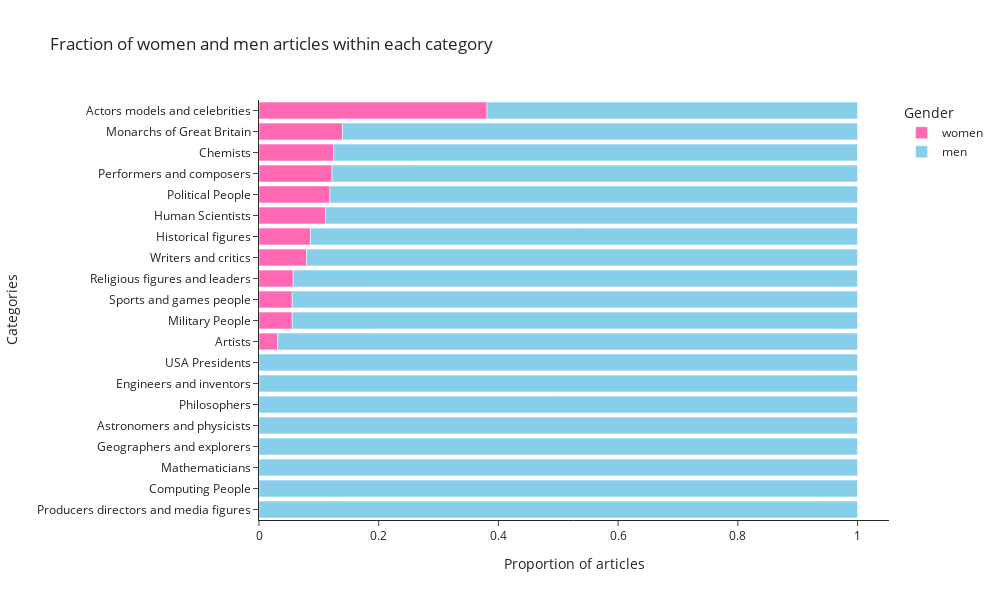

The notebook cell saved with this chart:
### Markdown cell above
#### **Plot 2**

### Code cell
women_count = people[people['gender'] == "female"]["category"].count()
men_count = people[people['gender'] == "male"]["category"].count()
number_of_people_per_cat = people.groupby("category")["gender"].count()
men_women_proportion = pd.DataFrame({'women': women_people/number_of_people_per_cat,'men': men_people/number_of_people_per_cat}, index=index).sort_values(by = ["women"], ascending = False)
men_women_proportion.fillna(0,inplace=True)

fig = px.bar(men_women_proportion, x='women')

# plotly
fig = px.bar(men_women_proportion, 
             x = [category for category in men_women_proportion.columns],
             y = men_women_proportion.transpose().columns.str.replace('_', ' '),
             color_discrete_sequence = ['hotpink','skyblue'],
             title = 'Fraction of women and men articles within each category',
             labels={"y": "Categories",
                     "value": "Proportion of articles",
                     "variable": "Gender"},
             orientation='h',
             width=1000, height=600,
            template = 'simple_white')
fig.update_layout(yaxis=dict(autorange="reversed"))
fig.show()

fig.to_html(full_html = False, include_plotlyjs='cdn')
fig.write_html("datastory_plot/plot2.html", full_html=False, include_plotlyjs='cdn')

### Figure 1 — Plotly figure (JSON) as saved in the notebook; plotly's stock layout.template omitted (floating-point values rounded to 4 significant figures)
{"data": [{"alignmentgroup": "True", "hovertemplate": "Gender=women<br>Proportion of articles=%{x}<br>Categories=%{y}<extra></extra>", "legendgroup": "women", "marker": {"color": "hotpink", "pattern": {"shape": ""}}, "name": "women", "offsetgroup": "women", "orientation": "h", "showlegend": true, "textposition": "auto", "type": "bar", "x": [0.381, 0.1395, 0.125, 0.122, 0.1186, 0.1111, 0.08602, 0.07937, 0.05714, 0.05556, 0.05556, 0.03125, 0, 0, 0, 0, 0, 0, 0, 0], "xaxis": "x", "y": ["Actors models and celebrities", "Monarchs of Great Britain", "Chemists", "Performers and composers", "Political People", "Human Scientists", "Historical figures", "Writers and critics", "Religious figures and leaders", "Sports and games people", "Military People", "Artists", "USA Presidents", "Engineers and inventors", "Philosophers", "Astronomers and physicists", "Geographers and explorers", "Mathematicians", "Computing People", "Producers directors and media figures"], "yaxis": "y"}, {"alignmentgroup": "True", "hovertemplate": "Gender=men<br>Proportion of articles=%{x}<br>Categories=%{y}<extra></extra>", "legendgroup": "men", "marker": {"color": "skyblue", "pattern": {"shape": ""}}, "name": "men", "offsetgroup": "men", "orientation": "h", "showlegend": true, "textposition": "auto", "type": "bar", "x": [0.619, 0.8605, 0.875, 0.878, 0.8814, 0.8889, 0.914, 0.9206, 0.9429, 0.9444, 0.9444, 0.9688, 1, 1, 1, 1, 1, 1, 1, 1], "xaxis": "x", "y": ["Actors models and celebrities", "Monarchs of Great Britain", "Chemists", "Performers and composers", "Political People", "Human Scientists", "Historical figures", "Writers and critics", "Religious figures and leaders", "Sports and games people", "Military People", "Artists", "USA Presidents", "Engineers and inventors", "Philosophers", "Astronomers and physicists", "Geographers and explorers", "Mathematicians", "Computing People", "Producers directors and media figures"], "yaxis": "y"}], "layout": {"barmode": "relative", "height": 600, "legend": {"title": {"text": "Gender"}, "tracegroupgap": 0}, "title": {"text": "Fraction of women and men articles within each category"}, "width": 1000, "xaxis": {"anchor": "y", "domain": [0, 1], "title": {"text": "Proportion of articles"}}, "yaxis": {"anchor": "x", "autorange": "reversed", "domain": [0, 1], "title": {"text": "Categories"}}}}
